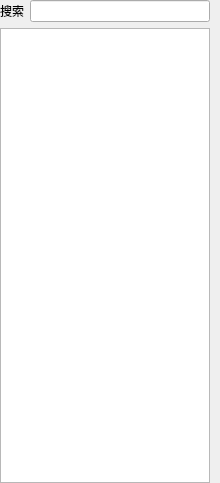
<?xml version="1.0" encoding="UTF-8"?>
<ui version="4.0">
 <class>UiBucketsListWidget</class>
 <widget class="QWidget" name="UiBucketsListWidget">
  <property name="geometry">
   <rect>
    <x>0</x>
    <y>0</y>
    <width>220</width>
    <height>483</height>
   </rect>
  </property>
  <property name="minimumSize">
   <size>
    <width>220</width>
    <height>0</height>
   </size>
  </property>
  <property name="windowTitle">
   <string>Form</string>
  </property>
  <layout class="QVBoxLayout" name="verticalLayout">
   <property name="leftMargin">
    <number>0</number>
   </property>
   <property name="topMargin">
    <number>0</number>
   </property>
   <property name="rightMargin">
    <number>10</number>
   </property>
   <property name="bottomMargin">
    <number>0</number>
   </property>
   <item>
    <layout class="QHBoxLayout" name="horizontalLayout">
     <item>
      <widget class="QLabel" name="label">
       <property name="text">
        <string>搜索</string>
       </property>
      </widget>
     </item>
     <item>
      <widget class="UiComboLine" name="lineEdit"/>
     </item>
    </layout>
   </item>
   <item>
    <widget class="QListView" name="listView">
     <property name="editTriggers">
      <set>QAbstractItemView::NoEditTriggers</set>
     </property>
    </widget>
   </item>
  </layout>
 </widget>
 <customwidgets>
  <customwidget>
   <class>UiComboLine</class>
   <extends>QLineEdit</extends>
   <header>src/fend/uicom/uicomboline.h</header>
  </customwidget>
 </customwidgets>
 <resources/>
 <connections/>
</ui>
